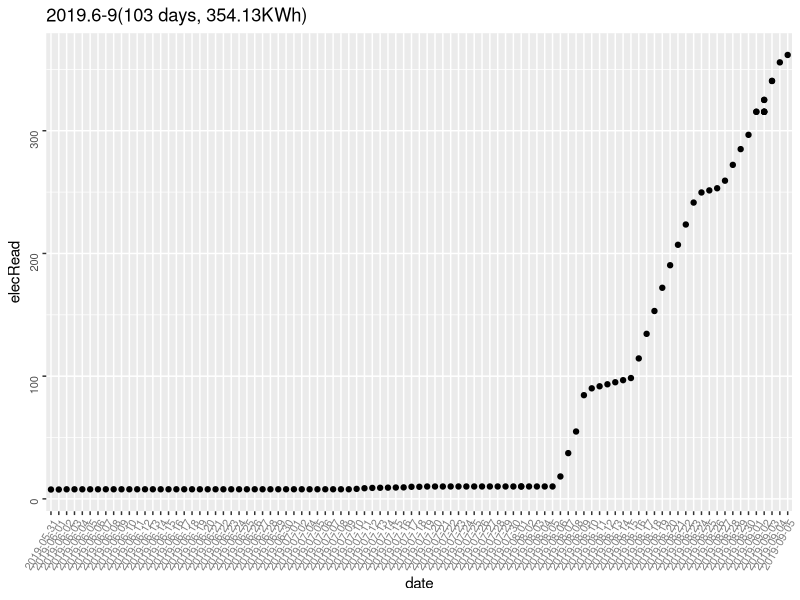
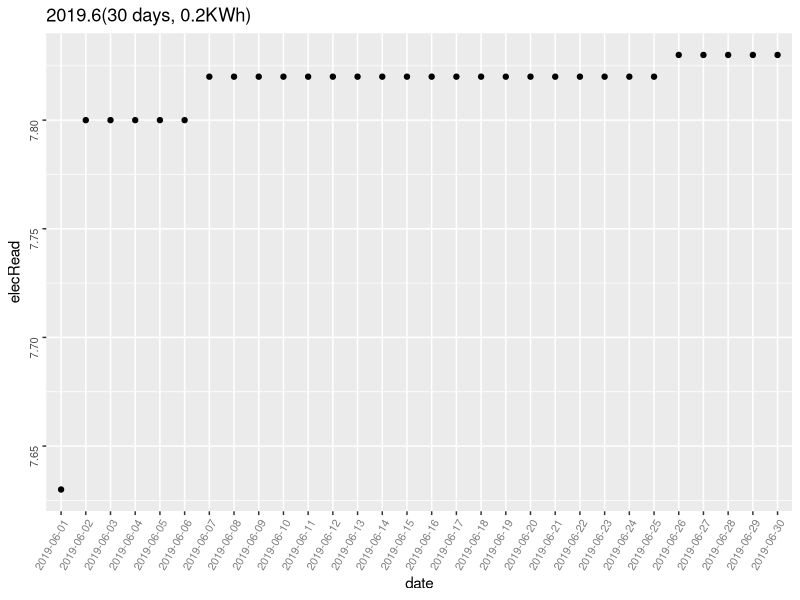
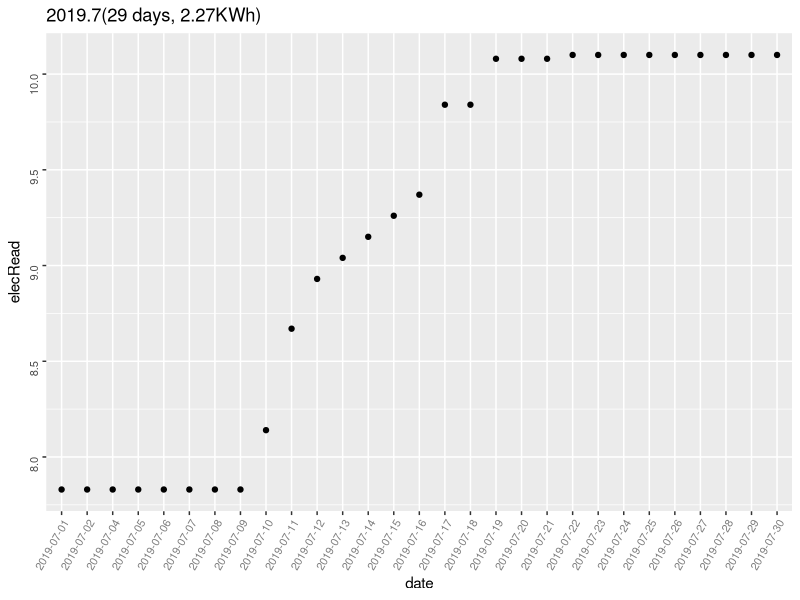
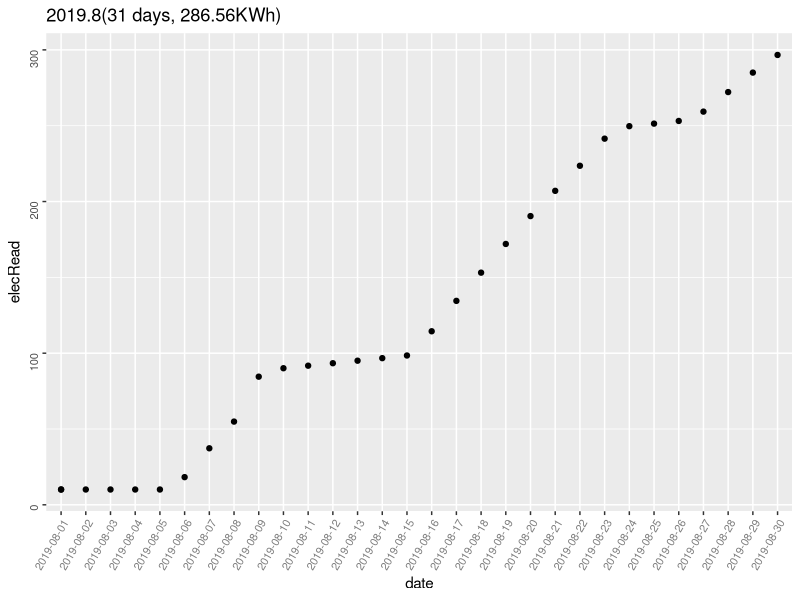
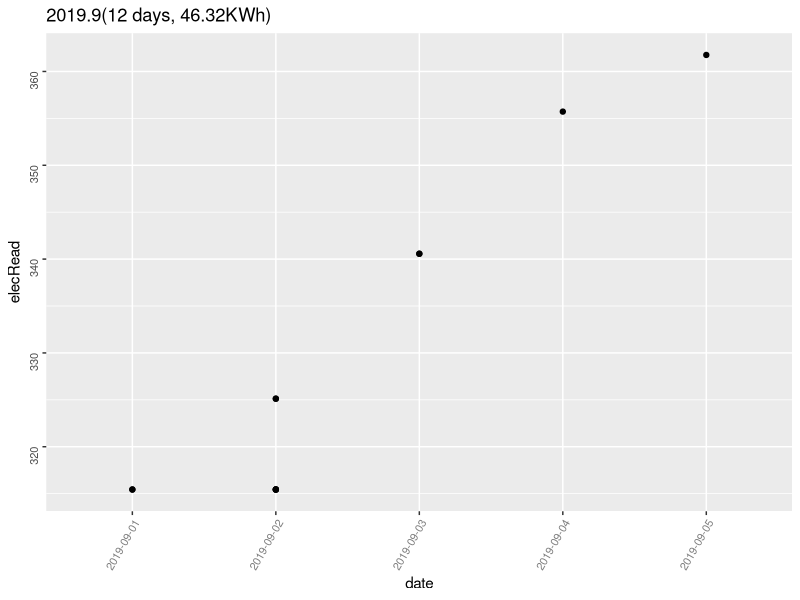

Here is the R script that generated these plots, in order:
setwd("G:\\xampp\\htdocs\\scholarship\\data\\backup\\")
getwd()

ele=read.table("../electRead20190906.txt",header = T,sep="\t")
dim(ele) #[1] 103   2
head(ele)
#        date elecRead
#1 2019-05-31     7.63
#2 2019-06-01     7.63
#3 2019-06-02     7.80

library(ggplot2)
library("Cairo")

eplot=function(n1,n2, title,pdf=FALSE){
  read=ele$elecRead
  g=ggplot(ele[n1:n2,], aes(date, elecRead))+geom_point()+
    theme(axis.text.x=element_text(angle=60, hjust=1,size=8,color="grey50"), #坐标轴刻度旋转60度。
          axis.text.y=element_text(angle=90, hjust=1,size=8))+#guides(fill=FALSE)+
    labs(title=paste0(title, "(", n2-n1+1," days, ",read[n2]-read[n1], 'KWh)' ) )
  if(pdf==FALSE){
    print(g)
  }else{
    CairoPDF(file=paste0(title, ".pdf"), width=5, height=5)
    print(g)
    dev.off();
    print("save to pdf files.")
  }
}

eplot(1,103,"2019.6-9",T)

eplot(2,31,"2019.6",T) #0.2
eplot(32,60,"2019.7",T) #2.27 缺少7.3数据
eplot(61,91,"2019.8",T) #286.56

eplot(92,103,"2019.9",T) #12天 用了46.32KWh
